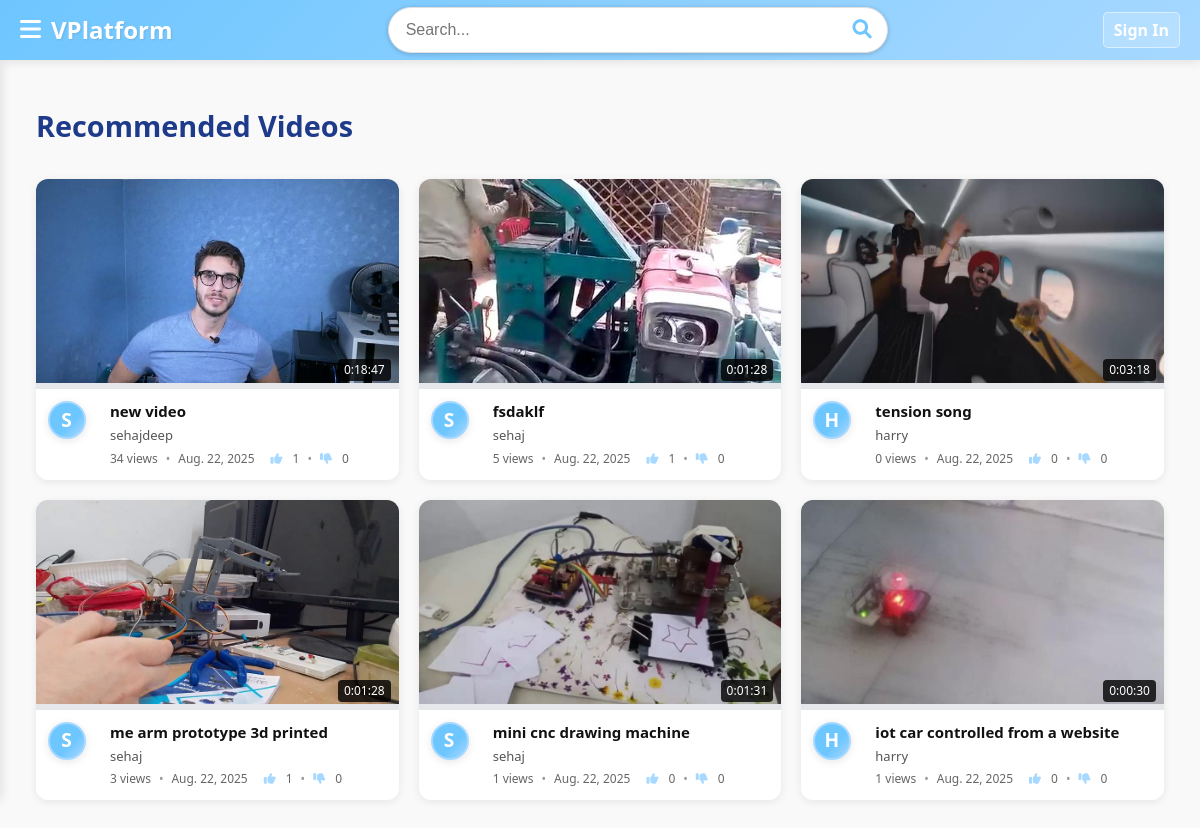
Before: / with the older database file.
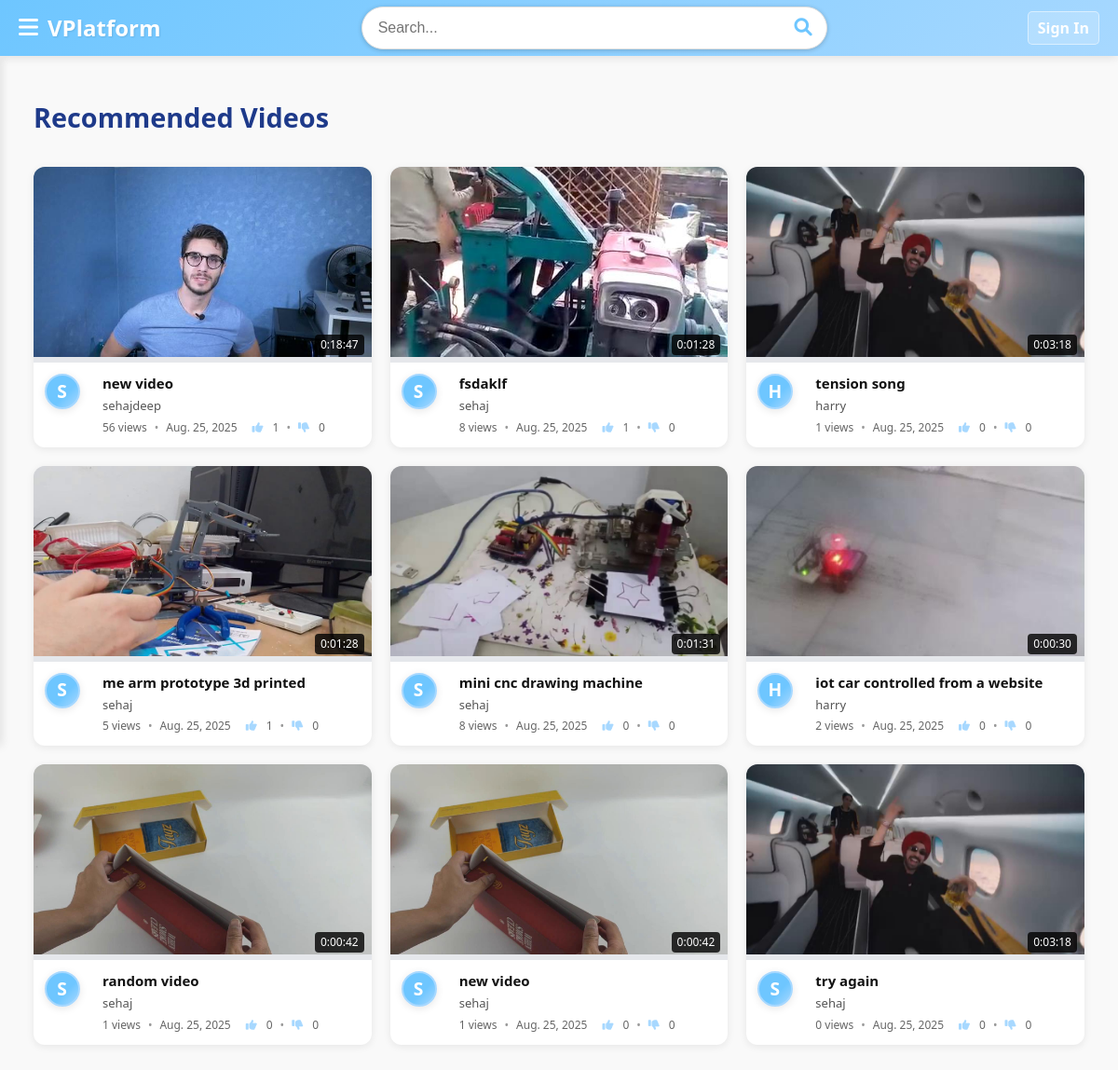
After: the same page with the newer database file.
### videos_display/models.py (models this page shows, shortened)
class Video(models.Model):
    username = models.CharField(max_length=100)
    email = models.EmailField()
    title = models.CharField(max_length=200)
    description = models.CharField(max_length=2000)
    published_date = models.DateField(auto_now=True)
    category = models.CharField(max_length=25)
    video = models.FileField(upload_to='videos/')
    thumbnail = models.ImageField(upload_to='thumbnails/', null=True, blank=True)
    duration = models.CharField(max_length=8, blank=True, null=True)  # in seconds
    views = models.PositiveIntegerField(default=0)
    likes = models.PositiveIntegerField(default=0)
    dislikes = models.PositiveIntegerField(default=0)

### videos_display/views.py (the view)
# urls.py: path('',vd_views.homepage,name='home'),
def homepage(request):
    videos = Video.objects.all()
    return render(request,'videos_display/homepage_video_display.html',{'videos': videos})

### videos_display/templates/videos_display/homepage_video_display.html (shortened to what this page needs)
{% extends 'base.html' %}
{% load static %}
{% block extra_css %}
<link rel="stylesheet" href="{% static 'css/homepage.css' %}">
<link href="https://cdnjs.cloudflare.com/ajax/libs/font-awesome/6.0.0/css/all.min.css" rel="stylesheet">
{% endblock %}
{% block content %}
<main class="main-container">
    <div class="container">
        <h1 class="page-title">Recommended Videos</h1>
        <div class="video-grid">
            {% for video in videos %}
            <div class="video-card">
                <div class="thumbnail-container">
                    <a href="{% url 'full_video' video.id %}">
                        <img src="{{ video.thumbnail.url }}" alt="{{ video.title }}">
                        <div class="duration-badge">{{ video.duration }}</div>
                    </a>
                </div>
                <div class="video-info">
                    <div class="channel-avatar user-avatar user-avatar-circle" title="{{ video.username }}">
                        <span class="user-avatar-initial">{{ video.username|slice:':1'|upper }}</span>
                    </div>
                    <div class="video-details">
                        <h3 class="video-title">
                            <a href="{% url 'full_video' video.id %}">{{ video.title }}</a>
                        </h3>
                        <div class="channel-info">
                            <a href="" class="channel-name">{{ video.username }}</a>
                        </div>
                        <div class="video-stats">
                            <span>{{ video.views }} views</span>
                            <span class="stat-separator">•</span>
                            <span>{{ video.published_date }}</span>
                             <br>
                            <i class="fas fa-thumbs-up"></i> {{ video.likes }}
                            <span class="stat-separator">•</span>
                            <i class="fas fa-thumbs-down"></i> {{ video.dislikes }}
                        </div>
                    </div>
                </div>
            </div>
            {% empty %}
            <p>No videos available.</p>
            {% endfor %}
        </div>
    </div>
</main>
{% endblock %}

### templates/base.html (shortened to what this page needs)
{% load static %}
<!DOCTYPE html>
<html lang="en">
<head>
    <link rel="stylesheet" href="https://cdnjs.cloudflare.com/ajax/libs/font-awesome/6.4.0/css/all.min.css">
    <link rel="stylesheet" href="{% static 'css/base.css' %}">
    {% block extra_css %}
    {% endblock %}
</head>
<body>
    <div class="wrapper">
        <div class="top-bar">
            <div class="top-left">
                <button type="button" id="sidebarCollapse" class="btn">
                    <i class="fas fa-bars"></i>
                </button>
                <a class="site-title" href="/">VPlatform</a>
            </div>
            <div class="search-container">
                <div >
                    <form method="get" action="/results/" class="search-box">
                        <input type="text" placeholder="Search..." name="search_query" value="{{request.GET.search_query}}" />
                        <button type="submit"><i class="fas fa-search"></i></button>
                    </form>
                    </div>
            </div>
                {% if user.is_authenticated %}
                <a href="/user_info/" class="user-profile-container user-profile-link">
                    <div class="user-avatar user-avatar-circle">
                        <span class="user-avatar-initial">{{ user.username|slice:":1"|upper }}</span>
                    </div>
                    <span class="username-text">{{ user.username }}</span>
                </a>
                {% else %}
                <a href="/sign_in" class="sign-in">Sign In</a>
                {% endif %}
        </div>
        <div id="content">
            {% block content%}
            {% endblock %}
        </div>
    </div>
</body>
</html>

### static/css/base.css (style rules this page uses)
:root { --primary-color: #6ec6ff; --secondary-color: #a7d8ff; --background-color: #f9f9f9; --text-color: #333333; --text-color-light: #ffffff; --border-color: #e0e0e0; }
body { font-family: 'Roboto', sans-serif; background-color: var(--background-color); color: var(--text-color); margin: 0; padding: 0; padding-top: 60px; }
.wrapper { display: flex; width: 100%; }
.top-bar { position: fixed; top: 0; left: 0; right: 0; height: 60px; background: linear-gradient(135deg, var(--primary-color) 0%, var(--secondary-color) 100%); display: flex; align-items: center; padding: 0 20px; box-shadow: 0 2px 10px rgba(0, 0, 0, 0.1); z-index: 1001; justify-content: space-between; }
.top-left { display: flex; align-items: center; }
#sidebarCollapse { background: none; border: none; font-size: 1.5rem; color: var(--text-color-light); padding: 0; margin-right: 10px; cursor: pointer; transition: transform 0.3s ease; }
.site-title { font-weight: bold; color: var(--text-color-light); font-size: 1.5rem; text-decoration: none; text-shadow: 1px 1px 2px rgba(0, 0, 0, 0.1); }
.search-container { flex-grow: 1; display: flex; justify-content: center; }
.search-box { width: 50vw; max-width: 500px; display: flex; background: var(--text-color-light); border-radius: 25px; padding: 5px; border: 1px solid var(--border-color); box-shadow: 0 1px 5px rgba(0, 0, 0, 0.2); }
.search-box input { width: 100%; border: none; outline: none; padding: 8px 12px; border-radius: 25px; font-size: 1rem; }
.search-box button { background: transparent; border: none; cursor: pointer; padding: 5px 10px; font-size: 1.2rem; color: var(--primary-color); }
.sign-in { color: var(--text-color-light); text-decoration: none; font-weight: bold; padding: 5px 10px; border: 1px solid rgba(255, 255, 255, 0.5); background-color: rgba(255, 255, 255, 0.2); border-radius: 5px; transition: all 0.3s ease; }
.user-avatar.user-avatar-circle { width: 38px; height: 38px; border-radius: 50%; background: linear-gradient(135deg, var(--primary-color) 60%, var(--secondary-color) 100%); display: flex; align-items: center; justify-content: center; margin-right: 10px; box-shadow: 0 2px 8px rgba(0,0,0,0.10); }
.user-avatar-initial { color: var(--text-color-light); font-size: 1.3rem; font-weight: 700; letter-spacing: 1px; }
#content { width: 100%; padding: 20px; }

Changed rows visible on the page:
changed Video "sehajdeep": views "34" → "56"; published_date "Aug. 22, 2025" → "Aug. 25, 2025"
changed Video "fsdaklf": views "5" → "8"; published_date "Aug. 22, 2025" → "Aug. 25, 2025"
changed Video "tension song": views "0" → "1"; published_date "Aug. 22, 2025" → "Aug. 25, 2025"
changed Video "me arm prototype 3d printed": views "3" → "5"; published_date "Aug. 22, 2025" → "Aug. 25, 2025"
changed Video "mini cnc drawing machine": views "1" → "8"; published_date "Aug. 22, 2025" → "Aug. 25, 2025"
changed Video "iot car controlled from a website": views "1" → "2"; published_date "Aug. 22, 2025" → "Aug. 25, 2025"
added Video: thumbnail (picture), duration "0:00:42", username "S", title "random video", username "sehaj", views "1", published_date "Aug. 25, 2025", likes "0", dislikes "0"
added Video: thumbnail (picture), duration "0:00:42", username "S", title "new video", username "sehaj", views "1", published_date "Aug. 25, 2025", likes "0", dislikes "0"
added Video: thumbnail (picture), duration "0:03:18", username "S", title "try again", username "sehaj", views "0", published_date "Aug. 25, 2025", likes "0", dislikes "0"
